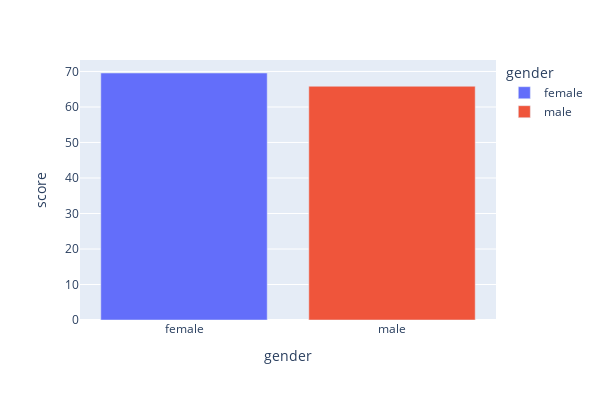

The notebook cell this image was saved under:
### Code cell
#Crie Gráficos para que você possa observar a relação entre as variáveis e o comportamento delas de forma mais clara.

#Gráfico na diferença de score baseado no gênero dos alunos
fig= px.bar(medianotasgender, x='gender', y = 'score', color='gender')
fig.update_layout(width=600, height=400)
fig.show()

### Figure 1 — Plotly figure (JSON) as saved in the notebook; plotly's stock layout.template omitted (floating-point values rounded to 4 significant figures)
{"data": [{"alignmentgroup": "True", "hovertemplate": "gender=%{x}<br>score=%{y}<extra></extra>", "legendgroup": "female", "marker": {"color": "#636efa", "pattern": {"shape": ""}}, "name": "female", "offsetgroup": "female", "orientation": "v", "showlegend": true, "textposition": "auto", "type": "bar", "x": ["female"], "xaxis": "x", "y": [69.57], "yaxis": "y"}, {"alignmentgroup": "True", "hovertemplate": "gender=%{x}<br>score=%{y}<extra></extra>", "legendgroup": "male", "marker": {"color": "#EF553B", "pattern": {"shape": ""}}, "name": "male", "offsetgroup": "male", "orientation": "v", "showlegend": true, "textposition": "auto", "type": "bar", "x": ["male"], "xaxis": "x", "y": [65.84], "yaxis": "y"}], "layout": {"barmode": "relative", "height": 400, "legend": {"title": {"text": "gender"}, "tracegroupgap": 0}, "margin": {"t": 60}, "width": 600, "xaxis": {"anchor": "y", "categoryarray": ["female", "male"], "categoryorder": "array", "domain": [0, 1], "title": {"text": "gender"}}, "yaxis": {"anchor": "x", "domain": [0, 1], "title": {"text": "score"}}}}
